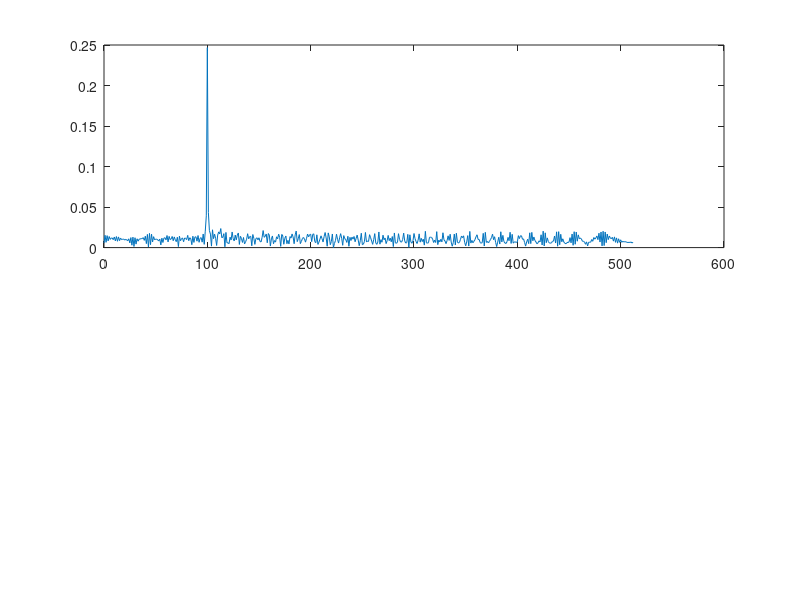

This chart was generated by the following MATLAB code: (Note: this script raises an error after producing the figure.)
clear;
clc;
close all;

%% Radar Specifications 
%%%%%%%%%%%%%%%%%%%%%%%%%%%
% Frequency of operation = 77GHz
% Max Range = 200m
% Range Resolution = 1 m
% Max Velocity = 100 m/s
%%%%%%%%%%%%%%%%%%%%%%%%%%%

%speed of light = 3e8
c = 3e8;

%% User Defined Range and Velocity of target
% *%TODO* :
% define the target's initial position and velocity. Note : Velocity
% remains contant
R = 100;
v = -50;

%% FMCW Waveform Generation

%Operating carrier frequency of Radar 
fc = 77e9;             %carrier freq
maxRange = 200;
rangeResolution = 1;
maxVelocity = 100;

% *%TODO* :
%Design the FMCW waveform by giving the specs of each of its parameters.
% Calculate the Bandwidth (B), Chirp Time (Tchirp) and Slope (slope) of the FMCW
% chirp using the requirements above.
B = c / (2 * rangeResolution);  % aka Bsweep; formula from lesson 3.1

% Lesson 3.2 suggested that Tchirp should be "at least 5-6 times larger
% than 2 * maxRange / c.  The "at least" part is so that you don't have to
% worry about chirp boundary effects.  However, the actual value of Tchirp
% should presumably be related to the velocity range or resolution or
% something?  In short, I have NO IDEA why this is the unique right answer.
Tchirp = 5.5 * (2 * maxRange / c);

slope = B / Tchirp;  % Lesson 2.4
                                                      
%The number of chirps in one sequence. Its ideal to have 2^ value for the ease of running the FFT
%for Doppler Estimation. 
Nd = 128;                   % #of doppler cells OR #of sent periods % number of chirps

%The number of samples on each chirp. 
Nr = 1024;                  %for length of time OR # of range cells

% Timestamp for running the displacement scenario for every sample on each
% chirp
t = linspace(0, Nd*Tchirp, Nr*Nd); %total time for samples

%Creating the vectors for Tx, Rx and Mix based on the total samples input.
Tx = zeros(1,length(t)); % transmitted signal
Rx = zeros(1,length(t)); % received signal
Mix = zeros(1,length(t)); % beat signal

%Similar vectors for range_covered and time delay.
r_t = zeros(1,length(t));
td = zeros(1,length(t));

% amplitude; the units shouldn't matter for this exercise, since we're not 
% looking at noise
A = 1;

%% Signal generation and Moving Target simulation
% Running the radar scenario over the time. 

for i=1:length(t)-1        
    %For each time stamp update the Range of the Target for constant velocity. 
    r_t(i) = R + v * t(i);
    
    %For each time sample we need update the transmitted and
    %received signal.
    
    % Note, we should actually be restarting at each chirp -- the frequency
    % shouldn't be linearly increasing through all time! However, that will
    % introduce artifacts at each chirp boundary, which this gets to
    % conveniently avoid.
    Tx(i) = A * cos(2*pi*(fc * t(i) + 1/2 * slope * t(i) * t(i)));
    
    % We're assuming that light travel is instantaneous for our purposes,
    % so that the delay is the round-trip time to the car at time t(i)
    tau = 2 * r_t(i) / c;
    Rx(i) = A * cos(2*pi*(fc * (t(i)-tau) + 1/2 * slope * (t(i)-tau) * (t(i)-tau)));
    
    %Now by mixing the Transmit and Receive generate the beat signal
    %This is done by element wise matrix multiplication of Transmit and
    %Receiver Signal
    % Note, this would work much more cleanly if we were working with
    % complex exponentials; as it is, we're introducing high-frequency 
    % noise by doing this.  (Maybe we're doing it so that we have a noise
    % level to work with?)
    Mix(i) = Tx(i) * Rx(i);
end

%% RANGE MEASUREMENT
 % *%TODO* :
%reshape the vector into Nr*Nd array. Nr and Nd here would also define the size of
%Range and Doppler FFT respectively.
% This seems to be a carry-over from the next task, we do NOT need to
% reshape here.
Mix_reshaped = reshape(Mix, [Nr,Nd]);

 % *%TODO* :
%run the FFT on the beat signal along the range bins dimension (Nr) and
%normalize.
% Not sure why we care about normalizing here, since we will want the argmax
% which doesn't care about the scale
% Note that fft(Mix,Nr) is the Fourier transform of the first chirp on its
% own
beat_fft = fft(Mix, Nr) / Nr;

 % *%TODO* :
% Take the absolute value of FFT output
beat_fft = abs(beat_fft);

 % *%TODO* :
% Output of FFT is double sided signal, but we are interested in only one side of the spectrum.
% Hence we throw out half of the samples.
beat_fft = beat_fft(1:Nr/2 + 1);

% find the range estimate as the argmax of this signal, note we need to
% shift by 1 because beat_fft starts with frequency (range) of 0!
[~, range_estimate] = max(beat_fft); range_estimate = range_estimate - 1;

%plotting the range
figure ('Name','Range from First FFT')
subplot(2,1,1);
 % *%TODO* :
 % plot FFT output
plot(0:Nr/2, beat_fft);
xline(range_estimate);
title(sprintf('Range estimate %.02f', range_estimate));
axis ([0 200 0 1]);

%% RANGE DOPPLER RESPONSE
% The 2D FFT implementation is already provided here. This will run a 2DFFT
% on the mixed signal (beat signal) output and generate a range doppler
% map. You will implement CFAR on the generated RDM

% Range Doppler Map Generation.

% The output of the 2D FFT is an image that has reponse in the range and
% doppler FFT bins. So, it is important to convert the axis from bin sizes
% to range and doppler based on their Max values.

Mix = reshape(Mix, [Nr, Nd]);

% 2D FFT using the FFT size for both dimensions.
sig_fft2 = fft2(Mix, Nr, Nd);

% Taking just one side of signal from Range dimension.
% (This wasn't explained in the course, but the reason we need to do it 
% even in the noiseless case is that our mixing introduces high-frequency
% components! If we were working with complex signals, we wouldn't need to
% filter out high frequencies just yet.)
sig_fft2 = sig_fft2(1:Nr/2, 1:Nd);
% This is REALLY confusing. What seems to be happening is that we want to
% fftshift the velocity dimension (because we want 0 at the center), and we
% can afford to fftshift the range dimension because there's enough samples
% there that even after discarding the high-frequency half, the last half 
% is unphysical (we're not detecting ranges above 200, and Nr > 200*4).
% We're declaring these to correspond to the equally-unphysical negative
% ranges, instead of zooming in on the range from 0 to 200 as in the
% previous exercise (and as in the RDM in lesson 3.5!)
sig_fft2 = fftshift(sig_fft2);

RDM = abs(sig_fft2);
RDM = 10*log10(RDM);

%use the surf function to plot the output of 2DFFT and to show axis in both
%dimensions
doppler_axis = linspace(-100,100,Nd);

% I find the definition below easier to understand, in particular it
% highlights that the steps in the range axis are of size 1 (or, well,
% almost).
% range_axis = linspace(-200,200,Nr/2) * ((Nr/2)/400);
range_axis = linspace(-Nr/4,Nr/4,Nr/2);

figure,surf(doppler_axis,range_axis,RDM);
% figure, pcolor(doppler_axis, range_axis, RDM);
% shading interp; colormap jet;
xlabel('Doppler velocity estimate');
ylabel('Range estimate');
title('Range Doppler Map; please ignore any ranges <0 or >200 as unphysical');

%% CFAR implementation

%Slide Window through the complete Range Doppler Map

% *%TODO* :
%Select the number of Training Cells in both the dimensions.
training_r = 5;
training_d = 5;

% *%TODO* :
%Select the number of Guard Cells in both dimensions around the Cell under 
%test (CUT) for accurate estimation
guard_r = 3;
guard_d = 5;

% *%TODO* :
% offset the threshold by SNR value in dB
% um, we don't have noise as such?? That said, the peak seems to be about
% 15dB above the noise, so 10dB should be a reasonable offset.
threshold_dB = 10;

% *%TODO* :
%Create a vector to store noise_level for each iteration on training cells
% why would I want it 1x1??
%noise_level = zeros(1,1);
noise_level = zeros(size(RDM));
cfar = zeros(size(RDM));

% *%TODO* :
%design a loop such that it slides the CUT across range doppler map by
%giving margins at the edges for Training and Guard Cells.
%For every iteration sum the signal level within all the training
%cells. To sum convert the value from logarithmic to linear using db2pow
%function. Average the summed values for all of the training
%cells used. After averaging convert it back to logarithimic using pow2db.
%Further add the offset to it to determine the threshold. Next, compare the
%signal under CUT with this threshold. If the CUT level > threshold assign
%it a value of 1, else equate it to 0.


   % Use RDM[x,y] as the matrix from the output of 2D FFT for implementing
   % CFAR

for r = 1 + training_r + guard_r : Nr/2 - training_r - guard_r
    for d = 1 + training_d + guard_d : Nd - training_d - guard_d
        patch = RDM(r-training_r-guard_r : r+training_r+guard_r, d-training_d-guard_d : d+training_d+guard_d);
        patch = db2pow(patch);
        % make sure not to include the central (2*guard_r+1)*(2*guard_d+1)
        % rectangle in noise measurement
        mask = true(size(patch));
        mask(1 + training_r : end-training_r, 1 + training_d : end-training_d) = false;
        noise_level(r,d) = pow2db(mean(patch(mask)));
        
        cfar(r,d) = RDM(r,d) > noise_level(r,d) + threshold_dB;
    end
end

% *%TODO* :
% The process above will generate a thresholded block, which is smaller 
%than the Range Doppler Map as the CUT cannot be located at the edges of
%matrix. Hence,few cells will not be thresholded. To keep the map size same
% set those values to 0. 

% actually, I took care of that already in the set-up.

% *%TODO* :
%display the CFAR output using the Surf function like we did for Range
%Doppler Response output.
figure,surf(doppler_axis,range_axis,cfar);
colorbar;


 
 